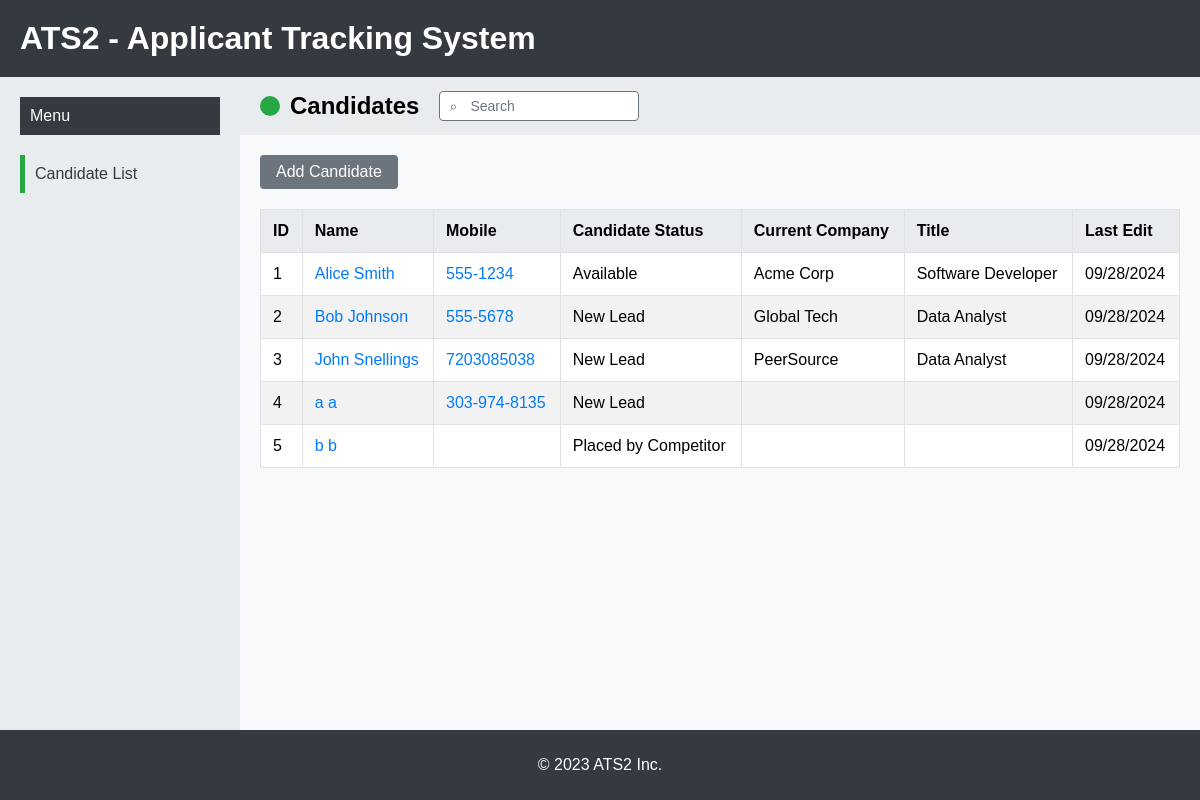
The page /candidates on the database its author committed.
### app.py (models this page shows)
class Candidate(db.Model):
    id = db.Column(db.Integer, primary_key=True)
    first_name = db.Column(db.String(50), nullable=False)
    last_name = db.Column(db.String(50), nullable=False)
    email = db.Column(db.String(100), unique=True, nullable=False)
    phone = db.Column(db.String(20))
    status = db.Column(db.String(50), nullable=False, default='New Lead')
    current_company = db.Column(db.String(100))
    title = db.Column(db.String(100))
    last_edit = db.Column(db.Date, default=date.today, onupdate=date.today)
    applications = db.relationship('Application', backref='candidate', lazy=True)

### app.py (the view)
@app.route('/candidates', methods=['GET', 'POST'])
def candidates():
    search_query = request.args.get('search', '').strip()
    if search_query:
        candidates = Candidate.query.filter(
            Candidate.id.like(f"%{search_query}%") |
            Candidate.first_name.like(f"%{search_query}%") |
            Candidate.last_name.like(f"%{search_query}%") |
            Candidate.email.like(f"%{search_query}%") |
            Candidate.phone.like(f"%{search_query}%") |
            Candidate.status.like(f"%{search_query}%") |
            Candidate.current_company.like(f"%{search_query}%") |
            Candidate.title.like(f"%{search_query}%")
        ).all()
    else:
        candidates = Candidate.query.all()
    add_to_sidebar('Candidate List', 'candidates', 'candidate')
    return render_template('candidates.html', candidates=candidates, search_query=search_query)

### app.py (called while the page is built)
@app.before_request
def before_request():
    if 'sidebar' not in session:
        session['sidebar'] = []

def add_to_sidebar(name, endpoint, item_type, **kwargs):
    url = url_for(endpoint, **kwargs)
    if not any(item['url'] == url for item in session['sidebar']):
        session['sidebar'].append({'name': name, 'url': url, 'endpoint': endpoint, 'type': item_type})
        session.modified = True  # Mark the session as modified to save changes

### templates/candidates.html (shortened to what this page needs)
{% extends 'base.html' %}
{% block content %}
<div class="list-header candidate-header">
    <div class="header-content">
        <div class="title">
            <span class="circle candidate-circle"></span>
            <h2>Candidates</h2>
            <form method="get" action="{{ url_for('candidates') }}" class="search-form">
                <input type="text" name="search" placeholder="Search" value="{{ search_query }}">
            </form>
        </div>
    </div>
</div>
<a href="{{ url_for('add_candidate') }}" class="btn">Add Candidate</a>
<table>
    <thead>
        <tr>
            <th class="sortable">ID</th>
            <th class="sortable">Name</th>
            <th class="sortable">Mobile</th>
            <th class="sortable">Candidate Status</th>
            <th class="sortable">Current Company</th>
            <th class="sortable">Title</th>
            <th class="sortable">Last Edit</th>
        </tr>
    </thead>
    <tbody>
        {% for candidate in candidates %}
        <tr>
            <td>{{ candidate.id }}</td>
            <td>
                <a href="{{ url_for('candidate_detail', candidate_id=candidate.id) }}">
                    {{ candidate.first_name }} {{ candidate.last_name }}
                </a>
            </td>
            <td><a href="tel:{{ candidate.phone }}">{{ candidate.phone }}</a></td>
            <td>{{ candidate.status }}</td>
            <td>{{ candidate.current_company }}</td>
            <td>{{ candidate.title }}</td>
            <td>{{ candidate.last_edit.strftime('%m/%d/%Y') }}</td>
        </tr>
        {% endfor %}
    </tbody>
</table>
{% endblock %}

### templates/base.html (shortened to what this page needs)
<!DOCTYPE html>
<html lang="en">
<head>
    <link rel="stylesheet" href="{{ url_for('static', filename='styles.css') }}">
</head>
<body>
    <header>
        <h1>ATS2 - Applicant Tracking System</h1>
    </header>
    <div class="container">
        <aside>
            <div class="sidebar-menu">
                <button id="menu-button" aria-expanded="false" aria-controls="menu-list">Menu</button>
            </div>
            <ul class="sidebar-items">
                {% for item in session.get('sidebar', []) %}
                <li>
                    <div class="sidebar-item {{ item.type }}-detail">
                        <a href="{{ item.url }}">{{ item.name }}</a>
                    </div>
                </li>
                {% endfor %}
            </ul>
        </aside>
        <main>
            {% block content %}
            {% endblock %}
        </main>
    </div>
    <footer>
        <p>&copy; 2023 ATS2 Inc.</p>
    </footer>
</body>
</html>

### static/styles.css (style rules this page uses)
body { font-family: Arial, sans-serif; margin: 0; background-color: #f8f9fa; display: flex; flex-direction: column; min-height: 100vh; }
header { background-color: #343a40; color: #ffffff; padding: 20px; }
header h1 { margin: 0; }
.container { display: flex; flex: 1; position: relative; }
aside { width: 200px; background-color: #e9ecef; padding: 20px; }
aside ul { list-style-type: none; padding-left: 0; }
aside li { margin-bottom: 10px; }
aside a { color: #007bff; text-decoration: none; }
main { flex: 1; padding: 0 20px 20px 20px; }
footer { background-color: #343a40; color: #ffffff; text-align: center; padding: 10px; }
table { width: 100%; border-collapse: collapse; margin-bottom: 20px; }
table, th, td { border: 1px solid #dee2e6; }
th, td { padding: 12px; text-align: left; }
th { background-color: #e9ecef; }
a { color: #007bff; text-decoration: none; }
input[type="text"], input[type="email"], input[type="url"], select, textarea { width: 100%; padding: 8px; margin: 4px 0; box-sizing: border-box; }
.btn { display: inline-block; padding: 8px 16px; margin-bottom: 20px; font-size: 16px; color: #ffffff; background-color: #6c757d; border: none; border-radius: 4px; text-decoration: none; cursor: pointer; }
table tbody tr:nth-child(odd) { background-color: #ffffff; }
table tbody tr:nth-child(even) { background-color: #f2f2f2; }
th.sortable { cursor: pointer; position: relative; }
th.sortable::after { content: ''; position: absolute; right: 8px; opacity: 0.5; }
.sidebar-item { padding: 10px; margin-bottom: 10px; border-left: 5px solid; display: flex; align-items: center; }
.candidate-detail { border-color: #28a745; }
.sidebar-items { list-style-type: none; padding-left: 0; margin: 0; }
.sidebar-items li { margin-bottom: 0; }
.sidebar-item a { color: #343a40; text-decoration: none; flex: 1; }
.list-header { background-color: #e9ecef; padding: 10px 20px; margin: 0 -20px 20px -20px; }
.header-content { display: flex; align-items: center; justify-content: space-between; }
.header-content h2 { margin: 0; font-size: 24px; }
.header-content .circle { flex-shrink: 0; }
.title { display: flex; align-items: center; }
.title .circle { flex-shrink: 0; }
.title h2 { margin: 0; margin-left: 10px; font-size: 24px; }
.circle { width: 20px; height: 20px; border-radius: 50%; flex-shrink: 0; }
.candidate-circle { background-color: #28a745; }
.sidebar-menu { margin-bottom: 20px; position: relative; }
#menu-button { width: 100%; padding: 10px; background-color: #343a40; color: #ffffff; border: none; text-align: left; font-size: 16px; cursor: pointer; }
.search-form { position: relative; margin-left: 20px; }
.search-form input[type="text"] { width: 200px; padding: 6px 8px 6px 30px; font-size: 14px; border: 1px solid #6c757d; border-radius: 4px; color: #343a40; background-color: #ffffff; }
.search-form input[type="text"]::placeholder { color: #6c757d; }
.search-form::before { content: '⌕'; position: absolute; left: 10px; top: 50%; transform: translateY(-50%); font-size: 14px; color: #6c757d; }

### rows shown on the page
Candidate: id "1", first_name "Alice", last_name "Smith", phone "555-1234", status "Available", current_company "Acme Corp", title "Software Developer", last_edit "09/28/2024"
Candidate: id "2", first_name "Bob", last_name "Johnson", phone "555-5678", status "New Lead", current_company "Global Tech", title "Data Analyst", last_edit "09/28/2024"
Candidate: id "3", first_name "John", last_name "Snellings", phone "7203085038", status "New Lead", current_company "PeerSource", title "Data Analyst", last_edit "09/28/2024"
Candidate: id "4", first_name "a", last_name "a", phone "303-974-8135", status "New Lead", last_edit "09/28/2024"
Candidate: id "5", first_name "b", last_name "b", status "Placed by Competitor", last_edit "09/28/2024"

### other values the page prints
{{ item.name }} "Candidate List"
